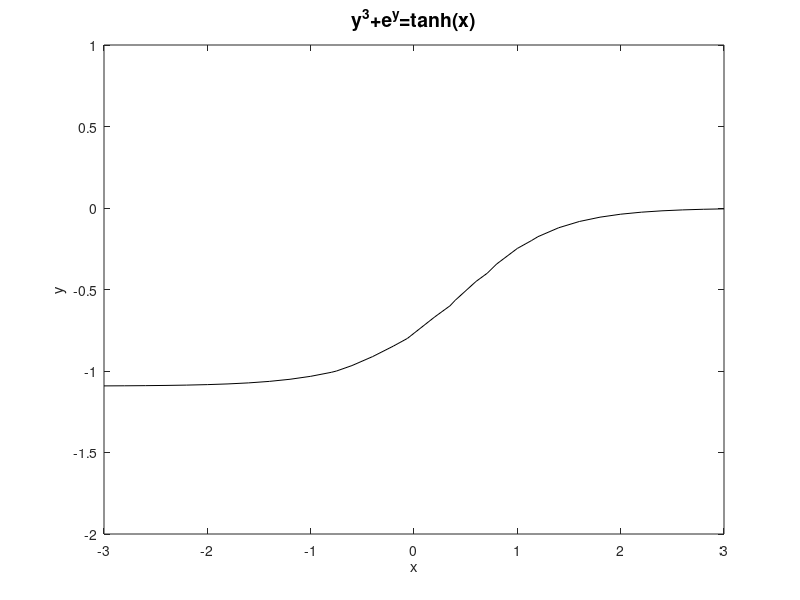

This figure's MATLAB source:
xm=-3:0.2:3; ym=-2:0.2:1;
[x,y]=meshgrid(xm,ym);
f=y.^3+exp(y)-tanh(x);
contour(x,y,f,[0,0],'k-')
xlabel('x'); ylabel('y');
title('y^3+e^y=tanh(x)','FontSize',14)